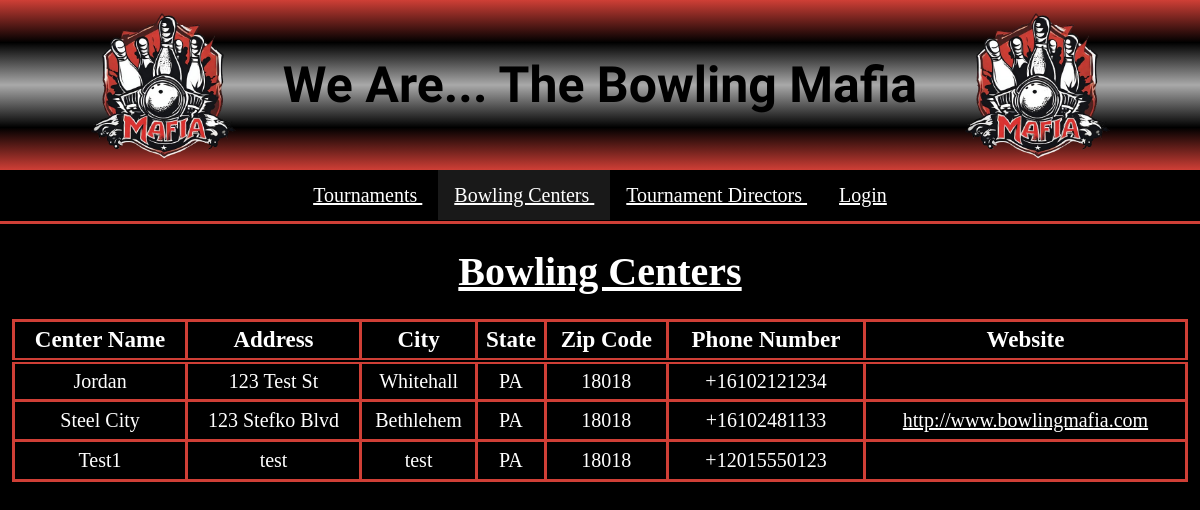
Screenshot of /bowling-centers with the database file from the repository.
### tournaments/models.py (models this page shows, shortened)
class BowlingCenter(models.Model):
    center_name = models.CharField(max_length=64)
    address = models.CharField(max_length=128)
    city = models.CharField(max_length=64)
    state = USStateField()
    zip_code = USZipCodeField(max_length=5)
    phone_number = PhoneNumberField()
    website = models.URLField(max_length=256, blank=True)
    class Meta:
        verbose_name = 'Bowling Center'
        ordering = ['state', 'center_name']

### tournaments/views.py (the view)
# urls.py: path('bowling-centers', views.BowlingCenterList.as_view(), name='list_centers'),
class BowlingCenterList(ListView):
    model = BowlingCenter
    context_object_name = 'bowling_centers'
    template_name = 'tournaments/list_centers.html'
    def get_context_data(self, **kwargs):
        context = super().get_context_data(**kwargs)
        context['logged_in'] = get_login_status(self.request)
        return context

### tournaments/utils.py (called while the page is built)
def get_login_status(request):
    return True if request.user.username != '' else False

### tournaments/templates/tournaments/list_centers.html (shortened to what this page needs)
{% extends 'base/layout.html' %}
{% block content %}
    <h1 class="model-table-name">Bowling Centers</h1>
    <table class="model-table">
        <thead>
            <tr>
                <th>Center Name</th>
                <th>Address</th>
                <th>City</th>
                <th>State</th>
                <th>Zip Code</th>
                <th>Phone Number</th>
                <th>Website</th>
            </tr>
        </thead>
        <tbody>
            {% for center in bowling_centers %}
                <tr>
                    <td>{{ center.center_name }}</td>
                    <td>{{ center.address }}</td>
                    <td>{{ center.city }}</td>
                    <td>{{ center.state }}</td>
                    <td>{{ center.zip_code }}</td>
                    <td>{{ center.phone_number }}</td>
                    <td><a href="{{ center.website }}" target="_blank">{{ center.website }}</a></td>
                </tr>
            {% endfor %}
        </tbody>
    </table>
{% endblock content %}

### tournaments/static/css/tournamentfinder.css (style rules this page uses)
* { box-sizing: border-box; margin: 0; padding: 0; }
body { background-color: black; color: white; }
a { color: white; }
h1.model-table-name { font-size: 40px; text-decoration: underline; text-align: center; padding: 14px 0; margin-top: 10px; }
table.model-table { font-size: 20px; text-align: center; border-collapse: collapse; justify-content: center; width: 98%; padding: 5px; margin-top: 10px; margin-left: auto; margin-right: auto; }
table.model-table, .model-table th, .model-table td { border: 3px solid rgb(207, 63, 54); vertical-align: middle; height: 40px; }
.model-table thead { border-bottom: 6px double rgb(207, 63, 54); }
.model-table th { font-size: 23px; }

### rows the page displays
BowlingCenter: center_name "Jordan", address "123 Test St", city "Whitehall", state "PA", zip_code "18018", phone_number "+16102121234"
BowlingCenter: center_name "Steel City", address "123 Stefko Blvd", city "Bethlehem", state "PA", zip_code "18018", phone_number "+16102481133", website "http://www.bowlingmafia.com"
BowlingCenter: center_name "Test1", address "test", city "test", state "PA", zip_code "18018", phone_number "+12015550123"
